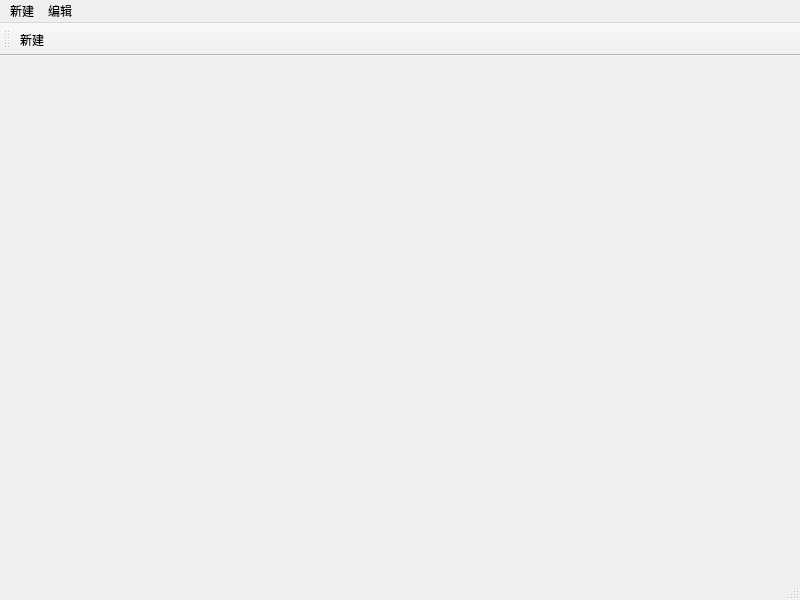
<?xml version="1.0" encoding="UTF-8"?>
<ui version="4.0">
 <class>MainWindow</class>
 <widget class="QMainWindow" name="MainWindow">
  <property name="geometry">
   <rect>
    <x>0</x>
    <y>0</y>
    <width>800</width>
    <height>600</height>
   </rect>
  </property>
  <property name="windowTitle">
   <string>MainWindow</string>
  </property>
  <widget class="QWidget" name="centralwidget"/>
  <widget class="QMenuBar" name="menubar">
   <property name="geometry">
    <rect>
     <x>0</x>
     <y>0</y>
     <width>800</width>
     <height>23</height>
    </rect>
   </property>
   <widget class="QMenu" name="menu">
    <property name="title">
     <string>新建</string>
    </property>
    <addaction name="actionnew"/>
   </widget>
   <widget class="QMenu" name="menu_2">
    <property name="title">
     <string>编辑</string>
    </property>
   </widget>
   <addaction name="menu"/>
   <addaction name="menu_2"/>
  </widget>
  <widget class="QStatusBar" name="statusbar"/>
  <widget class="QToolBar" name="toolBar">
   <property name="windowTitle">
    <string>toolBar</string>
   </property>
   <attribute name="toolBarArea">
    <enum>TopToolBarArea</enum>
   </attribute>
   <attribute name="toolBarBreak">
    <bool>false</bool>
   </attribute>
   <addaction name="actionnew"/>
  </widget>
  <action name="actionnew">
   <property name="text">
    <string>新建</string>
   </property>
  </action>
 </widget>
 <resources/>
 <connections/>
</ui>
